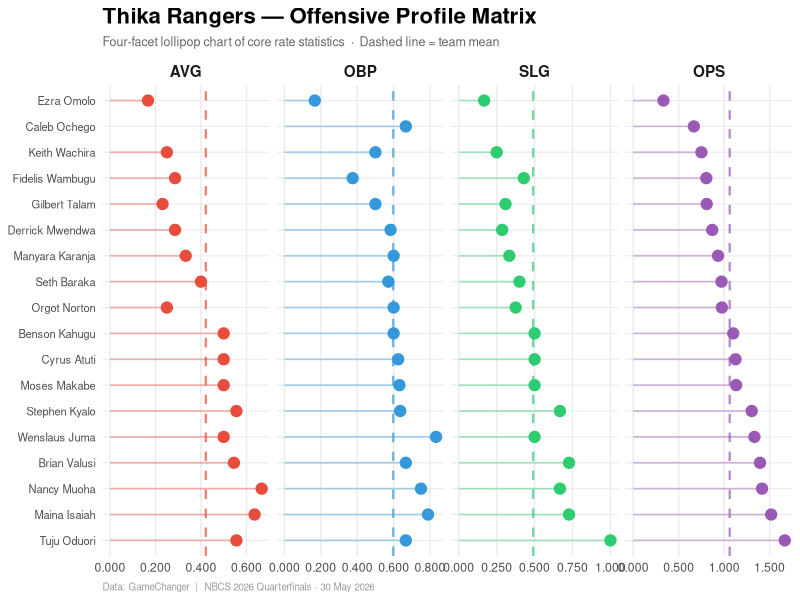
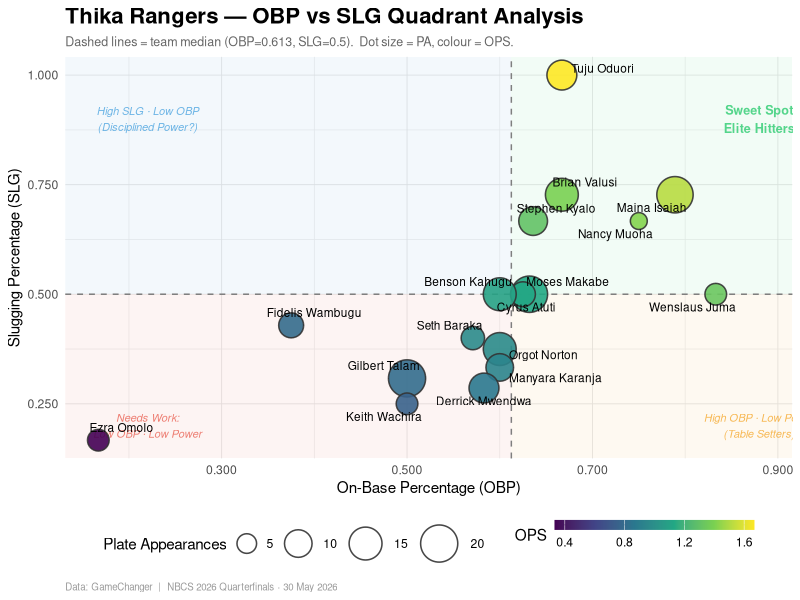
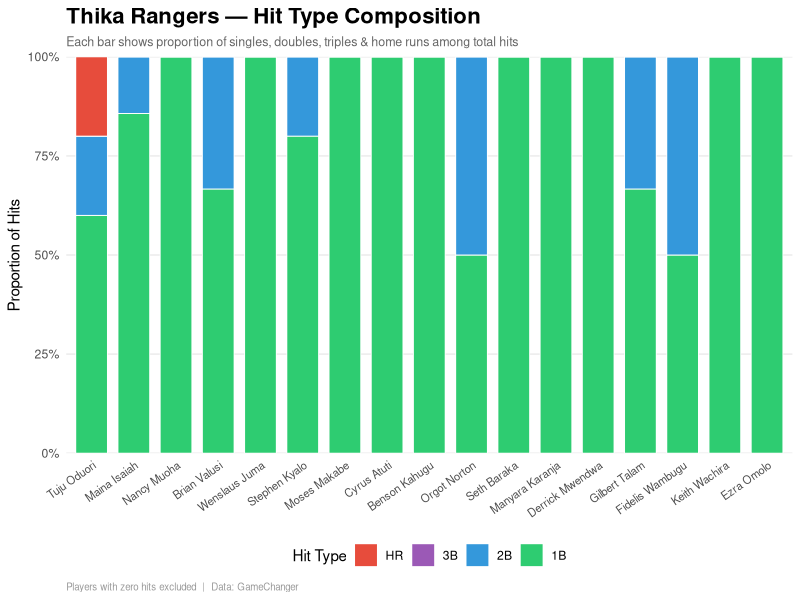
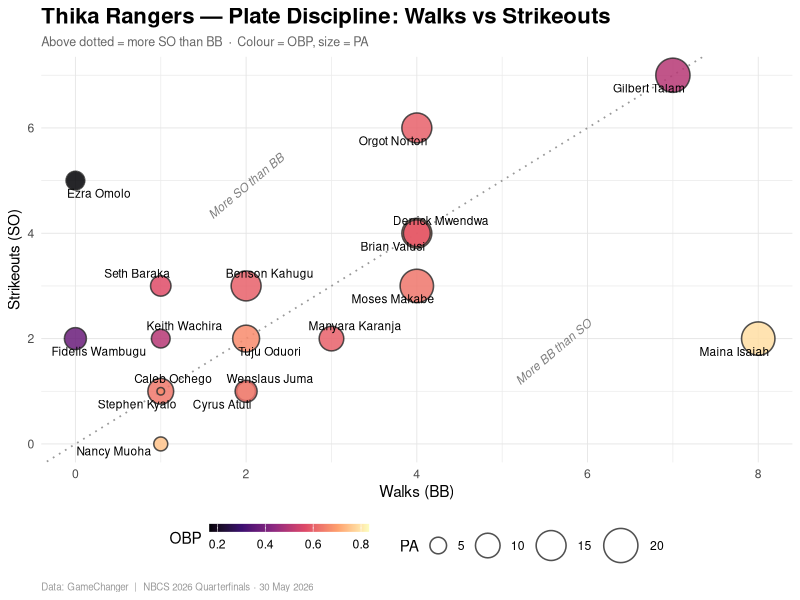
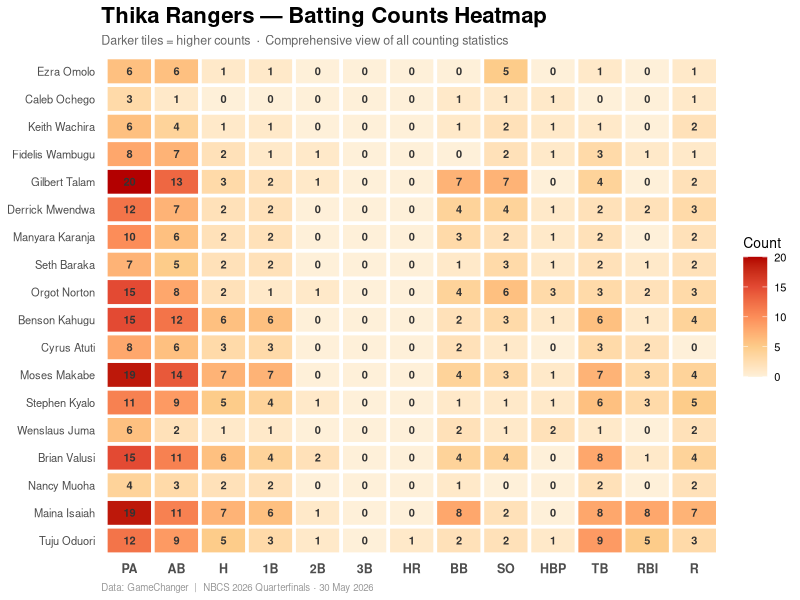
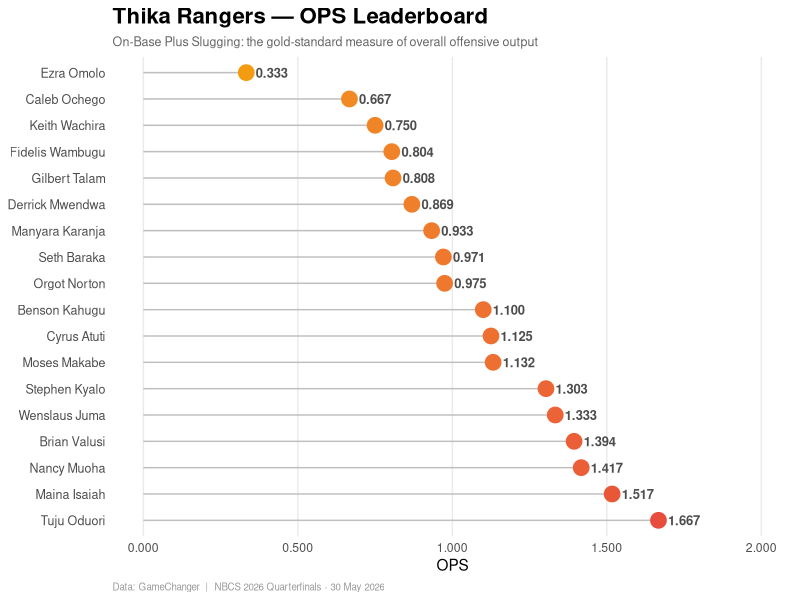
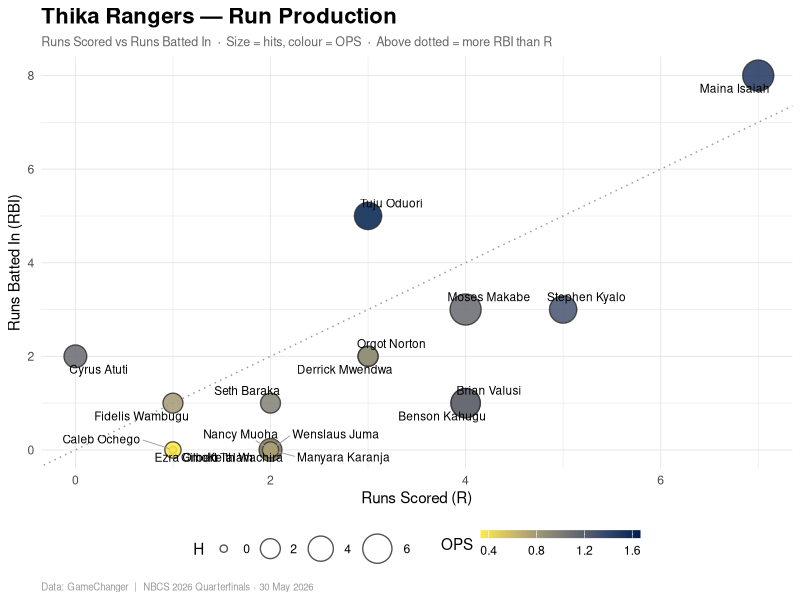

Write R code to recreate these figures, in order.
###############################################################################
#  Thika Rangers Baseball Club — Batting Analysis for NBCS 2026 Quarterfinals
#  Data exported from GameChanger app
#  Quarterfinals: Saturday 30 May 2026
###############################################################################

library(ggplot2)
library(dplyr)
library(tidyr)
library(scales)

# ── 1. Read & clean ──────────────────────────────────────────────────────────

raw <- read.csv("tr-stats26.csv",
                header = FALSE,
                stringsAsFactors = FALSE,
                na.strings = c("", " ", ".000"),
                strip.white = TRUE)

colnames(raw) <- as.character(raw[2, ])
players_raw <- raw[3:26, ]

keep <- c("Number", "Last", "First", "GP", "PA", "AB", "AVG", "OBP", "SLG",
          "OPS", "H", "1B", "2B", "3B", "HR", "RBI", "R", "BB", "SO", "HBP",
          "TB", "XBH")
batting <- players_raw[, intersect(keep, colnames(players_raw))]

numeric_cols <- setdiff(names(batting), c("Number", "Last", "First"))
batting[numeric_cols] <- lapply(batting[numeric_cols], function(x) {
  x <- gsub("^\\s*$", NA, x)
  as.numeric(x)
})

batting <- batting %>% filter(PA > 0 & !is.na(PA))
batting$Player <- paste(batting$First, batting$Last)

# ── 2. Verify rate stats ─────────────────────────────────────────────────────
batting <- batting %>% mutate(
  BA_calc  = round(H / AB, 3),
  OBP_calc = round((H + BB + HBP) / (AB + BB + HBP), 3),
  SLG_calc = round(TB / AB, 3),
  OPS_calc = round(OBP_calc + SLG_calc, 3)
)

# ── 3. Order by OPS ──────────────────────────────────────────────────────────
batting <- batting %>% arrange(desc(OPS)) %>%
  mutate(Player = factor(Player, levels = Player))

# ── 4. Label helper (ggrepel if installed, else plain text) ──────────────────
has_repel <- requireNamespace("ggrepel", quietly = TRUE)
label_geom <- if (has_repel) ggrepel::geom_text_repel else geom_text
label_args <- if (has_repel) {
  list(mapping = aes(label = Player), size = 3, max.overlaps = 12,
       box.padding = 0.35, point.padding = 0.3, segment.color = "grey60",
       segment.size = 0.3)
} else {
  list(mapping = aes(label = Player), size = 3, vjust = -1.2,
       check_overlap = TRUE)
}

# ─────────────────────────────────────────────────────────────────────────────
# 5. CREATIVE VISUALISATIONS
# ─────────────────────────────────────────────────────────────────────────────

# ═══════════════════════════════════════════════════════════════════════════
# FIGURE 1: Offensive Profile Matrix — Lollipop charts for AVG, OBP, SLG, OPS
# ═══════════════════════════════════════════════════════════════════════════

rate_long <- batting %>%
  select(Player, AVG, OBP, SLG, OPS) %>%
  pivot_longer(-Player, names_to = "Metric", values_to = "Value") %>%
  mutate(Metric = factor(Metric, levels = c("AVG", "OBP", "SLG", "OPS")))

team_avg <- rate_long %>%
  group_by(Metric) %>%
  summarise(TeamVal = mean(Value, na.rm = TRUE), .groups = "drop")

p1 <- ggplot(rate_long, aes(x = Value, y = Player, color = Metric)) +
  geom_segment(aes(xend = 0, yend = Player), linewidth = 0.6, alpha = 0.4) +
  geom_point(size = 3.5) +
  geom_vline(data = team_avg, aes(xintercept = TeamVal, color = Metric),
             linewidth = 0.8, linetype = "dashed", alpha = 0.7) +
  facet_wrap(~ Metric, ncol = 4, scales = "free_x") +
  scale_color_manual(values = c(AVG = "#E74C3C", OBP = "#3498DB",
                                SLG = "#2ECC71", OPS = "#9B59B6")) +
  scale_x_continuous(labels = label_number(accuracy = 0.001)) +
  labs(
    title    = "Thika Rangers — Offensive Profile Matrix",
    subtitle = "Four-facet lollipop chart of core rate statistics  ·  Dashed line = team mean",
    x        = NULL, y = NULL,
    caption  = "Data: GameChanger  |  NBCS 2026 Quarterfinals · 30 May 2026"
  ) +
  theme_minimal(base_family = "sans", base_size = 11) +
  theme(
    plot.title       = element_text(face = "bold", size = 16),
    plot.subtitle    = element_text(color = "grey40", size = 9),
    plot.caption     = element_text(color = "grey60", size = 7, hjust = 0),
    strip.text       = element_text(face = "bold", size = 11),
    legend.position  = "none",
    panel.grid.major.y = element_line(color = "grey92", linewidth = 0.4),
    panel.grid.minor   = element_blank(),
    axis.text.y        = element_text(size = 8)
  )

ggsave("01_offensive_profile_matrix.png", p1, width = 14, height = 7, dpi = 300)

# ═══════════════════════════════════════════════════════════════════════════
# FIGURE 2: OBP–SLG Quadrant Chart (the "sweet spot" plot)
# ═══════════════════════════════════════════════════════════════════════════

med_obp <- median(batting$OBP, na.rm = TRUE)
med_slg <- median(batting$SLG, na.rm = TRUE)

p2 <- ggplot(batting, aes(x = OBP, y = SLG)) +
  annotate("rect", xmin = -Inf, xmax = med_obp, ymin = -Inf, ymax = med_slg,
           fill = "#E74C3C", alpha = 0.06) +
  annotate("rect", xmin = med_obp, xmax = Inf, ymin = -Inf, ymax = med_slg,
           fill = "#F39C12", alpha = 0.06) +
  annotate("rect", xmin = -Inf, xmax = med_obp, ymin = med_slg, ymax = Inf,
           fill = "#3498DB", alpha = 0.06) +
  annotate("rect", xmin = med_obp, xmax = Inf, ymin = med_slg, ymax = Inf,
           fill = "#2ECC71", alpha = 0.06) +
  annotate("text", x = 0.22, y = 0.90, label = "High SLG · Low OBP\n(Disciplined Power?)",
           size = 2.8, color = "#3498DB", fontface = "italic", alpha = 0.7) +
  annotate("text", x = 0.88, y = 0.90, label = "Sweet Spot\nElite Hitters",
           size = 3.2, color = "#2ECC71", fontface = "bold", alpha = 0.8) +
  annotate("text", x = 0.22, y = 0.20, label = "Needs Work:\nLow OBP · Low Power",
           size = 2.8, color = "#E74C3C", fontface = "italic", alpha = 0.7) +
  annotate("text", x = 0.88, y = 0.20, label = "High OBP · Low Power\n(Table Setters)",
           size = 2.8, color = "#F39C12", fontface = "italic", alpha = 0.7) +
  geom_vline(xintercept = med_obp, linetype = "dashed", color = "grey50",
             linewidth = 0.5) +
  geom_hline(yintercept = med_slg, linetype = "dashed", color = "grey50",
             linewidth = 0.5) +
  geom_point(aes(size = PA, fill = OPS), shape = 21, color = "grey20",
             stroke = 0.8, alpha = 0.9) +
  do.call(label_geom, label_args) +
  scale_fill_viridis_c(option = "D", direction = 1) +
  scale_size_continuous(range = c(3, 12), name = "Plate Appearances") +
  scale_x_continuous(labels = label_number(accuracy = 0.001)) +
  scale_y_continuous(labels = label_number(accuracy = 0.001)) +
  labs(
    title    = "Thika Rangers — OBP vs SLG Quadrant Analysis",
    subtitle = paste0("Dashed lines = team median (OBP=", round(med_obp, 3),
                      ", SLG=", round(med_slg, 3),
                      ").  Dot size = PA, colour = OPS."),
    x        = "On-Base Percentage (OBP)",
    y        = "Slugging Percentage (SLG)",
    caption  = "Data: GameChanger  |  NBCS 2026 Quarterfinals · 30 May 2026"
  ) +
  guides(fill = guide_colorbar(title = "OPS", barwidth = 10, barheight = 0.5)) +
  theme_minimal(base_family = "sans", base_size = 11) +
  theme(
    plot.title       = element_text(face = "bold", size = 16),
    plot.subtitle    = element_text(color = "grey40", size = 9),
    plot.caption     = element_text(color = "grey60", size = 7, hjust = 0),
    legend.position  = "bottom",
    legend.box       = "horizontal",
    panel.grid.major = element_line(color = "grey90", linewidth = 0.3)
  )

ggsave("02_obp_slg_quadrant.png", p2, width = 11, height = 8, dpi = 300)

# ═══════════════════════════════════════════════════════════════════════════
# FIGURE 3: Hit Composition — 1B / 2B / 3B / HR proportion
# ═══════════════════════════════════════════════════════════════════════════

hit_comp <- batting %>%
  filter(H > 0) %>%
  select(Player, `1B`, `2B`, `3B`, `HR`) %>%
  pivot_longer(-Player, names_to = "HitType", values_to = "Count") %>%
  mutate(HitType = factor(HitType, levels = c("HR", "3B", "2B", "1B")))

p3 <- ggplot(hit_comp, aes(x = Player, y = Count, fill = HitType)) +
  geom_col(position = "fill", width = 0.75, color = "white", linewidth = 0.3) +
  scale_y_continuous(labels = label_percent(), expand = c(0, 0)) +
  scale_fill_manual(
    values = c("1B" = "#2ECC71", "2B" = "#3498DB", "3B" = "#9B59B6", "HR" = "#E74C3C"),
    labels = c("HR", "3B", "2B", "1B")
  ) +
  labs(
    title    = "Thika Rangers — Hit Type Composition",
    subtitle = "Each bar shows proportion of singles, doubles, triples & home runs among total hits",
    x        = NULL, y = "Proportion of Hits",
    fill     = "Hit Type",
    caption  = "Players with zero hits excluded  |  Data: GameChanger"
  ) +
  theme_minimal(base_family = "sans", base_size = 11) +
  theme(
    plot.title       = element_text(face = "bold", size = 16),
    plot.subtitle    = element_text(color = "grey40", size = 9),
    plot.caption     = element_text(color = "grey60", size = 7, hjust = 0),
    legend.position  = "bottom",
    axis.text.x      = element_text(angle = 35, hjust = 1, size = 8),
    panel.grid.major.x = element_blank(),
    panel.grid.minor   = element_blank()
  )

ggsave("03_hit_composition.png", p3, width = 12, height = 6, dpi = 300)

# ═══════════════════════════════════════════════════════════════════════════
# FIGURE 4: Plate Discipline — BB vs SO
# ═══════════════════════════════════════════════════════════════════════════

p4 <- ggplot(batting, aes(x = BB, y = SO)) +
  geom_abline(intercept = 0, slope = 1, linetype = "dotted",
              color = "grey60", linewidth = 0.6) +
  annotate("text", x = max(batting$BB)*0.7, y = max(batting$SO)*0.25,
           label = "More BB than SO", angle = 40, size = 3,
           color = "grey50", fontface = "italic") +
  annotate("text", x = max(batting$BB)*0.25, y = max(batting$SO)*0.7,
           label = "More SO than BB", angle = 40, size = 3,
           color = "grey50", fontface = "italic") +
  geom_point(aes(size = PA, fill = OBP), shape = 21, color = "grey20",
             stroke = 0.8, alpha = 0.85) +
  do.call(label_geom, label_args) +
  scale_fill_viridis_c(option = "A", direction = 1) +
  scale_size_continuous(range = c(2, 11)) +
  labs(
    title    = "Thika Rangers — Plate Discipline: Walks vs Strikeouts",
    subtitle = "Above dotted = more SO than BB  ·  Colour = OBP, size = PA",
    x        = "Walks (BB)",
    y        = "Strikeouts (SO)",
    caption  = "Data: GameChanger  |  NBCS 2026 Quarterfinals · 30 May 2026"
  ) +
  guides(fill = guide_colorbar(title = "OBP", barwidth = 8, barheight = 0.4)) +
  theme_minimal(base_family = "sans", base_size = 11) +
  theme(
    plot.title       = element_text(face = "bold", size = 16),
    plot.subtitle    = element_text(color = "grey40", size = 9),
    plot.caption     = element_text(color = "grey60", size = 7, hjust = 0),
    legend.position  = "bottom",
    panel.grid.major = element_line(color = "grey90", linewidth = 0.3)
  )

ggsave("04_discipline_walks_vs_so.png", p4, width = 10, height = 8, dpi = 300)

# ═══════════════════════════════════════════════════════════════════════════
# FIGURE 5: Counting Stats Heatmap
# ═══════════════════════════════════════════════════════════════════════════

counts_long <- batting %>%
  select(Player, PA, AB, H, `1B`, `2B`, `3B`, HR, BB, SO, HBP, TB, RBI, R) %>%
  pivot_longer(-Player, names_to = "Stat", values_to = "Count") %>%
  mutate(Stat = factor(Stat, levels = c("PA", "AB", "H", "1B", "2B", "3B",
                                        "HR", "BB", "SO", "HBP", "TB", "RBI", "R")))

p5 <- ggplot(counts_long, aes(x = Stat, y = Player)) +
  geom_tile(aes(fill = Count), color = "white", linewidth = 1.2) +
  geom_text(aes(label = Count), size = 2.8, fontface = "bold",
            color = "grey20") +
  scale_fill_gradientn(
    colours = c("#FEF0D9", "#FDCC8A", "#FC8D59", "#E34A33", "#B30000"),
    na.value = "grey95"
  ) +
  labs(
    title    = "Thika Rangers — Batting Counts Heatmap",
    subtitle = "Darker tiles = higher counts  ·  Comprehensive view of all counting statistics",
    x        = NULL, y = NULL,
    caption  = "Data: GameChanger  |  NBCS 2026 Quarterfinals · 30 May 2026"
  ) +
  theme_minimal(base_family = "sans", base_size = 10) +
  theme(
    plot.title       = element_text(face = "bold", size = 16),
    plot.subtitle    = element_text(color = "grey40", size = 9),
    plot.caption     = element_text(color = "grey60", size = 7, hjust = 0),
    legend.position  = "right",
    panel.grid       = element_blank(),
    axis.text.x      = element_text(angle = 0, hjust = 0.5, size = 9,
                                    face = "bold"),
    axis.text.y      = element_text(size = 8)
  )

ggsave("05_counts_heatmap.png", p5, width = 12, height = 7, dpi = 300)

# ═══════════════════════════════════════════════════════════════════════════
# FIGURE 6: OPS Leaderboard
# ═══════════════════════════════════════════════════════════════════════════

p6 <- ggplot(batting, aes(x = OPS, y = Player)) +
  geom_segment(aes(xend = 0, yend = Player), color = "grey75", linewidth = 0.5) +
  geom_point(aes(color = OPS), size = 5) +
  geom_text(aes(label = sprintf("%.3f", OPS)),
            hjust = -0.3, size = 3.3, fontface = "bold", color = "grey30") +
  scale_color_gradient(low = "#F39C12", high = "#E74C3C") +
  scale_x_continuous(limits = c(0, max(batting$OPS, na.rm = TRUE) * 1.2),
                     labels = label_number(accuracy = 0.001)) +
  labs(
    title    = "Thika Rangers — OPS Leaderboard",
    subtitle = "On-Base Plus Slugging: the gold-standard measure of overall offensive output",
    x        = "OPS",
    y        = NULL,
    caption  = "Data: GameChanger  |  NBCS 2026 Quarterfinals · 30 May 2026"
  ) +
  theme_minimal(base_family = "sans", base_size = 11) +
  theme(
    plot.title       = element_text(face = "bold", size = 16),
    plot.subtitle    = element_text(color = "grey40", size = 9),
    plot.caption     = element_text(color = "grey60", size = 7, hjust = 0),
    legend.position  = "none",
    panel.grid.major.y = element_blank(),
    panel.grid.minor   = element_blank(),
    axis.text.y        = element_text(size = 9)
  )

ggsave("06_ops_leaderboard.png", p6, width = 10, height = 7, dpi = 300)

# ═══════════════════════════════════════════════════════════════════════════
# FIGURE 7: Run Production — R vs RBI
# ═══════════════════════════════════════════════════════════════════════════

p7 <- ggplot(batting, aes(x = R, y = RBI)) +
  geom_abline(intercept = 0, slope = 1, linetype = "dotted",
              color = "grey60", linewidth = 0.5) +
  geom_point(aes(size = H, fill = OPS), shape = 21, color = "grey20",
             stroke = 0.7, alpha = 0.85) +
  do.call(label_geom, label_args) +
  scale_fill_viridis_c(option = "E", direction = -1) +
  scale_size_continuous(range = c(2, 10)) +
  labs(
    title    = "Thika Rangers — Run Production",
    subtitle = "Runs Scored vs Runs Batted In  ·  Size = hits, colour = OPS  ·  Above dotted = more RBI than R",
    x        = "Runs Scored (R)",
    y        = "Runs Batted In (RBI)",
    caption  = "Data: GameChanger  |  NBCS 2026 Quarterfinals · 30 May 2026"
  ) +
  guides(fill = guide_colorbar(title = "OPS", barwidth = 8, barheight = 0.4)) +
  theme_minimal(base_family = "sans", base_size = 11) +
  theme(
    plot.title       = element_text(face = "bold", size = 16),
    plot.subtitle    = element_text(color = "grey40", size = 9),
    plot.caption     = element_text(color = "grey60", size = 7, hjust = 0),
    legend.position  = "bottom",
    panel.grid.major = element_line(color = "grey90", linewidth = 0.3)
  )

ggsave("07_run_production.png", p7, width = 10, height = 8, dpi = 300)

# ─────────────────────────────────────────────────────────────────────────────
# 6. CONSOLE SUMMARY
# ─────────────────────────────────────────────────────────────────────────────

cat("\n", paste(rep("═", 72), collapse = ""), "\n")
cat("  THIKA RANGERS BASEBALL CLUB — BATTING SUMMARY (NBCS 2026)\n")
cat(paste(rep("═", 72), collapse = ""), "\n\n")

cat(sprintf("  %-22s %4s %4s %5s %5s %5s %5s %5s %5s %4s %4s %4s %4s\n",
            "Player", "GP", "PA", "AB", "H", "BB", "SO", "AVG", "OBP", "SLG",
            "OPS", "1B", "2B", "HR"))
cat(paste(rep("─", 72), collapse = ""), "\n")

for (i in seq_len(nrow(batting))) {
  p <- batting[i, ]
  cat(sprintf("  %-22s %4.0f %4.0f %4.0f %4.0f %4.0f %4.0f %5.3f %5.3f %5.3f %5.3f %4.0f %4.0f %4.0f\n",
              p$Player, p$GP, p$PA, p$AB, p$H, p$BB, p$SO,
              p$AVG, p$OBP, p$SLG, p$OPS, p$`1B`, p$`2B`, p$HR))
}

cat(paste(rep("─", 72), collapse = ""), "\n")

team_avg_calc <- with(batting, {
  ba  <- sum(H) / sum(AB)
  obp <- (sum(H) + sum(BB) + sum(HBP)) / (sum(AB) + sum(BB) + sum(HBP))
  slg <- sum(TB) / sum(AB)
  ops <- obp + slg
  c(BA = round(ba, 3), OBP = round(obp, 3), SLG = round(slg, 3), OPS = round(ops, 3))
})

cat(sprintf("  %-22s %4s %4.0f %4.0f %4.0f %4.0f %4.0f %5.3f %5.3f %5.3f %5.3f\n",
            "TEAM TOTAL", "", sum(batting$PA), sum(batting$AB), sum(batting$H),
            sum(batting$BB), sum(batting$SO),
            team_avg_calc["BA"], team_avg_calc["OBP"],
            team_avg_calc["SLG"], team_avg_calc["OPS"]))
cat(paste(rep("═", 72), collapse = ""), "\n\n")

cat("  7 visualisations saved as PNG:\n")
cat("    1. 01_offensive_profile_matrix.png   — Faceted lollipop: AVG / OBP / SLG / OPS\n")
cat("    2. 02_obp_slg_quadrant.png           — OBP vs SLG with sweet-spot quadrants\n")
cat("    3. 03_hit_composition.png            — Hit-type proportions (1B/2B/3B/HR)\n")
cat("    4. 04_discipline_walks_vs_so.png     — Walks vs strikeouts plate discipline\n")
cat("    5. 05_counts_heatmap.png             — Tile heatmap of all counting stats\n")
cat("    6. 06_ops_leaderboard.png            — OPS leaderboard dot chart\n")
cat("    7. 07_run_production.png             — Runs vs RBI production scatter\n\n")

cat("  Best of luck in the quarterfinals, Thika Rangers!\n")
cat(paste(rep("═", 72), collapse = ""), "\n\n")
